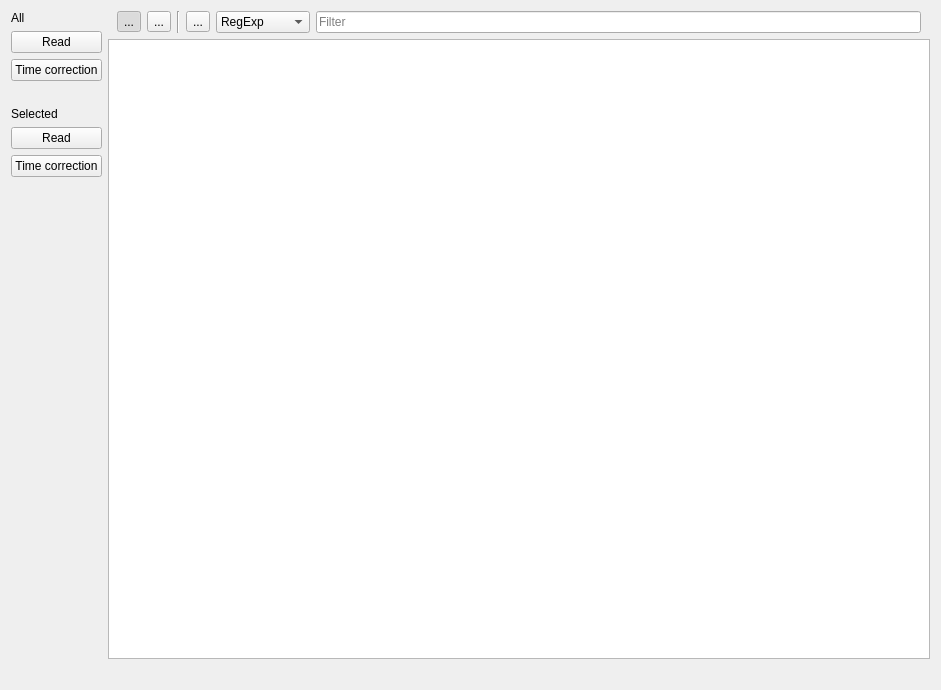
<?xml version="1.0" encoding="UTF-8"?>
<ui version="4.0">
 <class>MetersDateTime</class>
 <widget class="QWidget" name="MetersDateTime">
  <property name="geometry">
   <rect>
    <x>0</x>
    <y>0</y>
    <width>941</width>
    <height>690</height>
   </rect>
  </property>
  <property name="windowTitle">
   <string>Form</string>
  </property>
  <layout class="QGridLayout" name="gridLayout">
   <item row="0" column="0" rowspan="2">
    <widget class="QWidget" name="widget" native="true">
     <property name="sizePolicy">
      <sizepolicy hsizetype="Fixed" vsizetype="Preferred">
       <horstretch>0</horstretch>
       <verstretch>0</verstretch>
      </sizepolicy>
     </property>
     <layout class="QVBoxLayout" name="verticalLayout_4">
      <property name="leftMargin">
       <number>0</number>
      </property>
      <property name="topMargin">
       <number>0</number>
      </property>
      <property name="rightMargin">
       <number>0</number>
      </property>
      <property name="bottomMargin">
       <number>0</number>
      </property>
      <item>
       <widget class="QLabel" name="label">
        <property name="text">
         <string>All</string>
        </property>
       </widget>
      </item>
      <item>
       <widget class="QPushButton" name="pushButton_2">
        <property name="text">
         <string>Read</string>
        </property>
        <property name="icon">
         <iconset resource="../res.qrc">
          <normaloff>:/katynko/svg/chronometer.svg</normaloff>:/katynko/svg/chronometer.svg</iconset>
        </property>
       </widget>
      </item>
      <item>
       <widget class="QPushButton" name="pushButton_5">
        <property name="text">
         <string>Time correction</string>
        </property>
        <property name="icon">
         <iconset resource="../res.qrc">
          <normaloff>:/katynko/svg3/chronometer-err.svg</normaloff>:/katynko/svg3/chronometer-err.svg</iconset>
        </property>
       </widget>
      </item>
      <item>
       <spacer name="horizontalSpacer">
        <property name="orientation">
         <enum>Qt::Horizontal</enum>
        </property>
        <property name="sizeType">
         <enum>QSizePolicy::Ignored</enum>
        </property>
        <property name="sizeHint" stdset="0">
         <size>
          <width>77</width>
          <height>20</height>
         </size>
        </property>
       </spacer>
      </item>
      <item>
       <widget class="QLabel" name="label_2">
        <property name="text">
         <string>Selected</string>
        </property>
       </widget>
      </item>
      <item>
       <widget class="QWidget" name="widget_2" native="true">
        <property name="sizePolicy">
         <sizepolicy hsizetype="Preferred" vsizetype="Preferred">
          <horstretch>0</horstretch>
          <verstretch>0</verstretch>
         </sizepolicy>
        </property>
        <layout class="QVBoxLayout" name="verticalLayout_2">
         <property name="leftMargin">
          <number>0</number>
         </property>
         <property name="topMargin">
          <number>0</number>
         </property>
         <property name="rightMargin">
          <number>0</number>
         </property>
         <property name="bottomMargin">
          <number>0</number>
         </property>
         <item>
          <widget class="QPushButton" name="pushButton_4">
           <property name="text">
            <string>Read</string>
           </property>
           <property name="icon">
            <iconset resource="../res.qrc">
             <normaloff>:/katynko/svg/chronometer.svg</normaloff>:/katynko/svg/chronometer.svg</iconset>
           </property>
          </widget>
         </item>
         <item>
          <widget class="QPushButton" name="pushButton">
           <property name="text">
            <string>Time correction</string>
           </property>
           <property name="icon">
            <iconset resource="../res.qrc">
             <normaloff>:/katynko/svg3/chronometer-err.svg</normaloff>:/katynko/svg3/chronometer-err.svg</iconset>
           </property>
          </widget>
         </item>
        </layout>
       </widget>
      </item>
      <item>
       <spacer name="verticalSpacer">
        <property name="orientation">
         <enum>Qt::Vertical</enum>
        </property>
        <property name="sizeHint" stdset="0">
         <size>
          <width>20</width>
          <height>261</height>
         </size>
        </property>
       </spacer>
      </item>
     </layout>
    </widget>
   </item>
   <item row="0" column="1">
    <layout class="QHBoxLayout" name="horizontalLayout_61">
     <property name="leftMargin">
      <number>9</number>
     </property>
     <property name="topMargin">
      <number>0</number>
     </property>
     <property name="rightMargin">
      <number>9</number>
     </property>
     <item>
      <widget class="QToolButton" name="tbShowList">
       <property name="text">
        <string>...</string>
       </property>
       <property name="icon">
        <iconset resource="../res.qrc">
         <normaloff>:/katynko/svg2/lc_dbtableedit.svg</normaloff>:/katynko/svg2/lc_dbtableedit.svg</iconset>
       </property>
       <property name="checkable">
        <bool>true</bool>
       </property>
       <property name="checked">
        <bool>true</bool>
       </property>
      </widget>
     </item>
     <item>
      <widget class="QToolButton" name="tbShowMap">
       <property name="text">
        <string>...</string>
       </property>
       <property name="icon">
        <iconset resource="../res.qrc">
         <normaloff>:/katynko/svg2/lc_browseview.svg</normaloff>:/katynko/svg2/lc_browseview.svg</iconset>
       </property>
       <property name="checkable">
        <bool>true</bool>
       </property>
      </widget>
     </item>
     <item>
      <widget class="Line" name="line">
       <property name="orientation">
        <enum>Qt::Vertical</enum>
       </property>
      </widget>
     </item>
     <item>
      <widget class="QToolButton" name="tbFilter">
       <property name="text">
        <string>...</string>
       </property>
       <property name="icon">
        <iconset resource="../res.qrc">
         <normaloff>:/katynko/svg/view-filter.svg</normaloff>:/katynko/svg/view-filter.svg</iconset>
       </property>
       <property name="checkable">
        <bool>false</bool>
       </property>
       <property name="autoRaise">
        <bool>false</bool>
       </property>
      </widget>
     </item>
     <item>
      <widget class="QComboBox" name="cbFilterMode">
       <property name="currentIndex">
        <number>0</number>
       </property>
       <property name="sizeAdjustPolicy">
        <enum>QComboBox::AdjustToContents</enum>
       </property>
       <item>
        <property name="text">
         <string>RegExp</string>
        </property>
       </item>
       <item>
        <property name="text">
         <string>Whole word</string>
        </property>
       </item>
      </widget>
     </item>
     <item>
      <widget class="QLineEdit" name="leFilter">
       <property name="placeholderText">
        <string>Filter</string>
       </property>
       <property name="clearButtonEnabled">
        <bool>true</bool>
       </property>
      </widget>
     </item>
    </layout>
   </item>
   <item row="1" column="1">
    <widget class="QStackedWidget" name="stackedWidget">
     <property name="sizePolicy">
      <sizepolicy hsizetype="Expanding" vsizetype="Expanding">
       <horstretch>0</horstretch>
       <verstretch>0</verstretch>
      </sizepolicy>
     </property>
     <property name="currentIndex">
      <number>0</number>
     </property>
     <widget class="QWidget" name="page">
      <layout class="QVBoxLayout" name="verticalLayout">
       <property name="leftMargin">
        <number>0</number>
       </property>
       <property name="topMargin">
        <number>0</number>
       </property>
       <property name="rightMargin">
        <number>0</number>
       </property>
       <property name="bottomMargin">
        <number>0</number>
       </property>
       <item>
        <widget class="QTableView" name="tvTable">
         <property name="font">
          <font>
           <pointsize>12</pointsize>
          </font>
         </property>
         <property name="editTriggers">
          <set>QAbstractItemView::NoEditTriggers</set>
         </property>
         <property name="alternatingRowColors">
          <bool>true</bool>
         </property>
         <property name="selectionBehavior">
          <enum>QAbstractItemView::SelectRows</enum>
         </property>
         <property name="sortingEnabled">
          <bool>true</bool>
         </property>
         <property name="cornerButtonEnabled">
          <bool>true</bool>
         </property>
        </widget>
       </item>
      </layout>
     </widget>
     <widget class="QWidget" name="page_2">
      <layout class="QVBoxLayout" name="verticalLayout_3">
       <property name="leftMargin">
        <number>0</number>
       </property>
       <property name="topMargin">
        <number>0</number>
       </property>
       <property name="rightMargin">
        <number>0</number>
       </property>
       <property name="bottomMargin">
        <number>0</number>
       </property>
       <item>
        <layout class="QVBoxLayout" name="vlQmlMap"/>
       </item>
      </layout>
     </widget>
    </widget>
   </item>
   <item row="2" column="0" colspan="2">
    <widget class="QLabel" name="lblAboutMeterDt">
     <property name="sizePolicy">
      <sizepolicy hsizetype="Expanding" vsizetype="Preferred">
       <horstretch>0</horstretch>
       <verstretch>0</verstretch>
      </sizepolicy>
     </property>
     <property name="text">
      <string/>
     </property>
    </widget>
   </item>
  </layout>
 </widget>
 <resources>
  <include location="../res.qrc"/>
 </resources>
 <connections/>
</ui>
